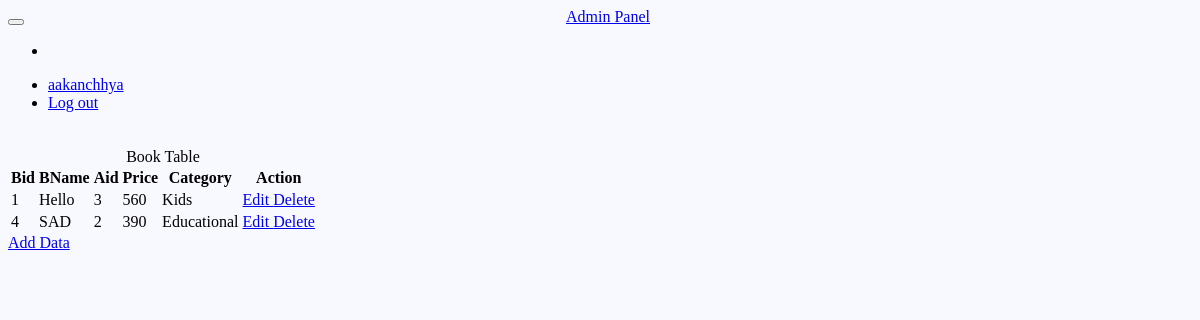
The app's page /Data/display.php?table=1 (signed in) with its own data.
### tables this page shows
CREATE TABLE `book` (
  `Bid` int(11) NOT NULL,
  `BName` varchar(100) NOT NULL,
  `Aid` int(11) NOT NULL,
  `Price` int(11) NOT NULL,
  `Category` varchar(150) NOT NULL
);

### Data/display.php (the view, shortened to what this page needs)
<?php session_start();
    if(isset($_SESSION['name']))
    {
        require'../PHP/connect.inc.php';
        if(isset($_GET['table']))
        {
            $table = $_GET['table'];
            switch($table)
            {
                case 1:
                    $query = "Select * from Book";
                    $tableName = "Book";
                    break;
            }
            $run_sql = mysqli_query($con,$query);
            if(mysqli_num_rows($run_sql))
            {
                $row = mysqli_fetch_assoc($run_sql);
            }
        }
    }
?>
<!DOCTYPE html>
<html>
<head>
    <link rel='stylesheet' href='../CSS/style.css'>
</head>
<body>
    <?PHP include('Nav.php');?>
    <div class='container'>
    <div class='wrapper'>
        <table class='table table-bordered table-hover table-responsive'>
        <caption><?php echo $tableName ?> Table </caption>
            <thead>
                <tr>
                    <?PHP
                        $count = 0;
                        foreach ($row as $key => $value)
                        {
                            echo "<th>".$key."</th>";
                            if($count == 0)
                            {
                                $tid = $key;
                            }
                            $count ++;
                        }
                    ?>
                    <th> Action </th>
                </tr>
            </thead>
            <tbody>
                <?php
                    if($run_sql)
                    {
                        if(mysqli_num_rows($run_sql) != false)
                        {
                            do
                            {
                                echo "<tr>";
                                foreach($row as $val)
                                {
                                   echo "<td>".$val."</td>";
                                }
                                echo "<td>";
                                echo "<a href='edit.php?id=".$row[$tid]."&table=".$table." 'role='button' class='btn btn-info'> Edit  </a>";
                                echo "<a href='delete.php?id=".$row[$tid]."&table=".$table."'role='button' class='btn btn-danger'> Delete  </a>";
                                echo "</div>
                                </td>
                                </tr>";
                            }while($row = mysqli_fetch_assoc($run_sql));
                        }
                    }
                ?>
        <a href='add.php?table=<?php echo $table ?> 'role='button' class='btn btn-primary'> Add Data </a>
</body>
</html>

### CSS/style.css (style rules this page uses)
body { background-color: ghostwhite; }
.wrapper { margin: 3% auto; float: none; }

### records on screen
book: Bid "1", BName "Hello", Aid "3", Price "560", Category "Kids"
book: Bid "4", BName "SAD", Aid "2", Price "390", Category "Educational"

### other values on screen
$_SESSION['name'] "aakanchhya"
$tableName "Book"
$key "Bid"
$key "BName"
$key "Aid"
$key "Price"
$key "Category"
